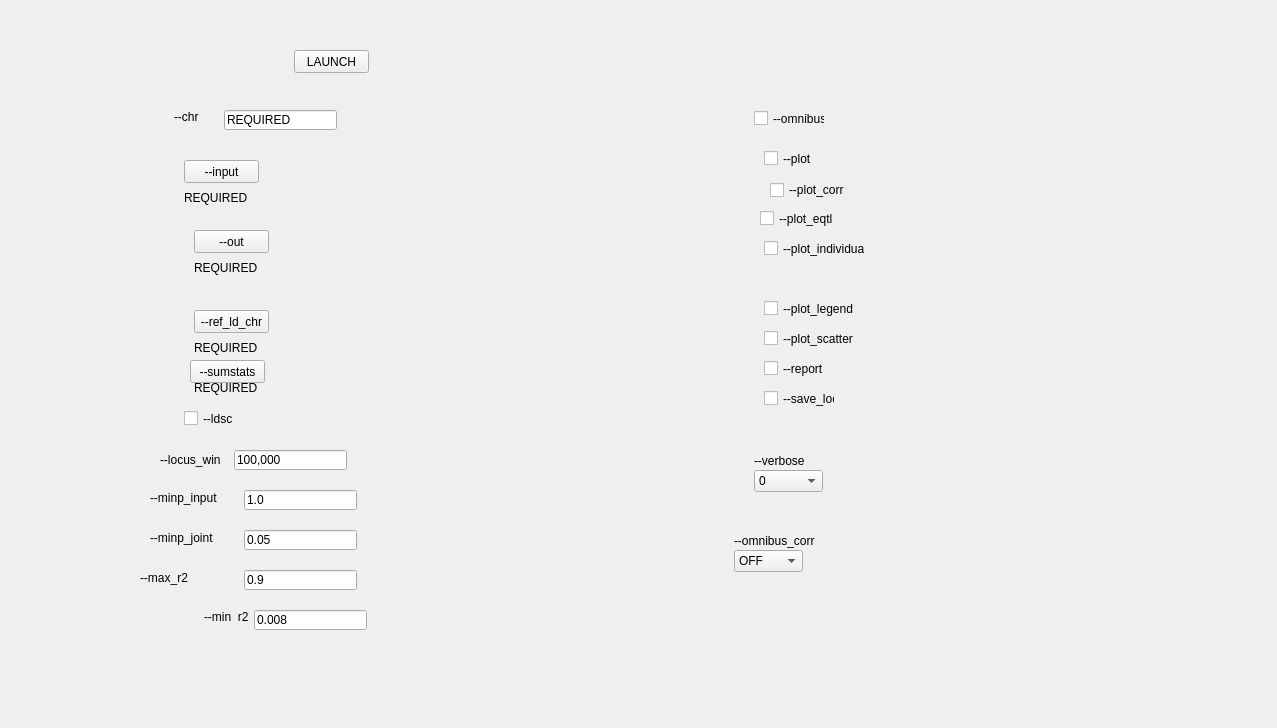
<?xml version="1.0" encoding="UTF-8"?>
<ui version="4.0">
 <class>Form</class>
 <widget class="QWidget" name="Form">
  <property name="geometry">
   <rect>
    <x>0</x>
    <y>0</y>
    <width>1277</width>
    <height>728</height>
   </rect>
  </property>
  <property name="windowTitle">
   <string>Form</string>
  </property>
  <widget class="QLabel" name="label_24">
   <property name="geometry">
    <rect>
     <x>174</x>
     <y>110</y>
     <width>47</width>
     <height>13</height>
    </rect>
   </property>
   <property name="text">
    <string>--chr</string>
   </property>
  </widget>
  <widget class="QLabel" name="FPPREFLDCHRLABEL">
   <property name="geometry">
    <rect>
     <x>194</x>
     <y>340</y>
     <width>181</width>
     <height>16</height>
    </rect>
   </property>
   <property name="text">
    <string>REQUIRED</string>
   </property>
  </widget>
  <widget class="QCheckBox" name="FPPPLOTCORR">
   <property name="geometry">
    <rect>
     <x>770</x>
     <y>180</y>
     <width>121</width>
     <height>20</height>
    </rect>
   </property>
   <property name="text">
    <string>--plot_corr	</string>
   </property>
  </widget>
  <widget class="QLabel" name="label_23">
   <property name="geometry">
    <rect>
     <x>754</x>
     <y>450</y>
     <width>81</width>
     <height>21</height>
    </rect>
   </property>
   <property name="text">
    <string>--verbose	</string>
   </property>
  </widget>
  <widget class="QCheckBox" name="FPPPLOTSCATTER">
   <property name="geometry">
    <rect>
     <x>764</x>
     <y>330</y>
     <width>91</width>
     <height>17</height>
    </rect>
   </property>
   <property name="text">
    <string>--plot_scatter	</string>
   </property>
  </widget>
  <widget class="QLineEdit" name="FPPCHR">
   <property name="geometry">
    <rect>
     <x>224</x>
     <y>110</y>
     <width>113</width>
     <height>20</height>
    </rect>
   </property>
   <property name="text">
    <string>REQUIRED</string>
   </property>
  </widget>
  <widget class="QLabel" name="FPPOUTLABEL">
   <property name="geometry">
    <rect>
     <x>194</x>
     <y>260</y>
     <width>181</width>
     <height>16</height>
    </rect>
   </property>
   <property name="text">
    <string>REQUIRED</string>
   </property>
  </widget>
  <widget class="QLabel" name="label_56">
   <property name="geometry">
    <rect>
     <x>734</x>
     <y>530</y>
     <width>91</width>
     <height>21</height>
    </rect>
   </property>
   <property name="text">
    <string>--omnibus_corr</string>
   </property>
  </widget>
  <widget class="QPushButton" name="FPPLAUNCH">
   <property name="geometry">
    <rect>
     <x>294</x>
     <y>50</y>
     <width>75</width>
     <height>23</height>
    </rect>
   </property>
   <property name="text">
    <string>LAUNCH</string>
   </property>
  </widget>
  <widget class="QComboBox" name="FPPVERBOSE">
   <property name="geometry">
    <rect>
     <x>754</x>
     <y>470</y>
     <width>69</width>
     <height>22</height>
    </rect>
   </property>
   <item>
    <property name="text">
     <string>0</string>
    </property>
   </item>
   <item>
    <property name="text">
     <string>1</string>
    </property>
   </item>
   <item>
    <property name="text">
     <string>2</string>
    </property>
   </item>
  </widget>
  <widget class="QCheckBox" name="FPPPLOT">
   <property name="geometry">
    <rect>
     <x>764</x>
     <y>150</y>
     <width>71</width>
     <height>17</height>
    </rect>
   </property>
   <property name="text">
    <string>--plot</string>
   </property>
  </widget>
  <widget class="QLabel" name="label_51">
   <property name="geometry">
    <rect>
     <x>160</x>
     <y>450</y>
     <width>71</width>
     <height>20</height>
    </rect>
   </property>
   <property name="text">
    <string>--locus_win</string>
   </property>
  </widget>
  <widget class="QLabel" name="FPPSUMSTATSLABEL">
   <property name="geometry">
    <rect>
     <x>194</x>
     <y>380</y>
     <width>181</width>
     <height>16</height>
    </rect>
   </property>
   <property name="text">
    <string>REQUIRED</string>
   </property>
  </widget>
  <widget class="QLabel" name="label_52">
   <property name="geometry">
    <rect>
     <x>150</x>
     <y>490</y>
     <width>91</width>
     <height>16</height>
    </rect>
   </property>
   <property name="text">
    <string>--minp_input</string>
   </property>
  </widget>
  <widget class="QLineEdit" name="FPPMINPINPUT">
   <property name="geometry">
    <rect>
     <x>244</x>
     <y>490</y>
     <width>113</width>
     <height>20</height>
    </rect>
   </property>
   <property name="text">
    <string>1.0</string>
   </property>
  </widget>
  <widget class="QCheckBox" name="FPPPLOTINDIVIDUAL">
   <property name="geometry">
    <rect>
     <x>764</x>
     <y>240</y>
     <width>101</width>
     <height>17</height>
    </rect>
   </property>
   <property name="text">
    <string>--plot_individual	</string>
   </property>
  </widget>
  <widget class="QCheckBox" name="FPPPLOTLEGEND">
   <property name="geometry">
    <rect>
     <x>764</x>
     <y>300</y>
     <width>131</width>
     <height>17</height>
    </rect>
   </property>
   <property name="text">
    <string>--plot_legend	</string>
   </property>
  </widget>
  <widget class="QPushButton" name="FPPSUMSTATS">
   <property name="geometry">
    <rect>
     <x>190</x>
     <y>360</y>
     <width>75</width>
     <height>23</height>
    </rect>
   </property>
   <property name="text">
    <string>--sumstats</string>
   </property>
  </widget>
  <widget class="QComboBox" name="FPPOMNIBUSCORR">
   <property name="geometry">
    <rect>
     <x>734</x>
     <y>550</y>
     <width>69</width>
     <height>22</height>
    </rect>
   </property>
   <item>
    <property name="text">
     <string>OFF</string>
    </property>
   </item>
   <item>
    <property name="text">
     <string>best</string>
    </property>
   </item>
   <item>
    <property name="text">
     <string>blup</string>
    </property>
   </item>
   <item>
    <property name="text">
     <string>bslmm</string>
    </property>
   </item>
   <item>
    <property name="text">
     <string>enet</string>
    </property>
   </item>
   <item>
    <property name="text">
     <string>lasso</string>
    </property>
   </item>
   <item>
    <property name="text">
     <string>top1</string>
    </property>
   </item>
  </widget>
  <widget class="QLabel" name="FPPINPUTLABEL">
   <property name="geometry">
    <rect>
     <x>184</x>
     <y>190</y>
     <width>181</width>
     <height>16</height>
    </rect>
   </property>
   <property name="text">
    <string>REQUIRED</string>
   </property>
  </widget>
  <widget class="QLineEdit" name="FPPLOCUSWIN">
   <property name="geometry">
    <rect>
     <x>234</x>
     <y>450</y>
     <width>113</width>
     <height>20</height>
    </rect>
   </property>
   <property name="text">
    <string>100,000</string>
   </property>
  </widget>
  <widget class="QCheckBox" name="FPPPLOTEQTL">
   <property name="geometry">
    <rect>
     <x>760</x>
     <y>210</y>
     <width>111</width>
     <height>17</height>
    </rect>
   </property>
   <property name="text">
    <string>--plot_eqtl	</string>
   </property>
  </widget>
  <widget class="QPushButton" name="FPPOUT">
   <property name="geometry">
    <rect>
     <x>194</x>
     <y>230</y>
     <width>75</width>
     <height>23</height>
    </rect>
   </property>
   <property name="text">
    <string>--out</string>
   </property>
  </widget>
  <widget class="QLineEdit" name="FPPMINPJOINT">
   <property name="geometry">
    <rect>
     <x>244</x>
     <y>530</y>
     <width>113</width>
     <height>20</height>
    </rect>
   </property>
   <property name="text">
    <string>0.05</string>
   </property>
  </widget>
  <widget class="QLineEdit" name="FPPMAXR2">
   <property name="geometry">
    <rect>
     <x>244</x>
     <y>570</y>
     <width>113</width>
     <height>20</height>
    </rect>
   </property>
   <property name="text">
    <string>0.9</string>
   </property>
  </widget>
  <widget class="QLabel" name="label_54">
   <property name="geometry">
    <rect>
     <x>140</x>
     <y>570</y>
     <width>101</width>
     <height>16</height>
    </rect>
   </property>
   <property name="text">
    <string>--max_r2</string>
   </property>
  </widget>
  <widget class="QCheckBox" name="FPPLDSC">
   <property name="geometry">
    <rect>
     <x>184</x>
     <y>410</y>
     <width>71</width>
     <height>17</height>
    </rect>
   </property>
   <property name="text">
    <string>--ldsc</string>
   </property>
  </widget>
  <widget class="QCheckBox" name="FPPOMNIBUS">
   <property name="geometry">
    <rect>
     <x>754</x>
     <y>110</y>
     <width>71</width>
     <height>17</height>
    </rect>
   </property>
   <property name="text">
    <string>--omnibus</string>
   </property>
  </widget>
  <widget class="QCheckBox" name="FPPREPORT">
   <property name="geometry">
    <rect>
     <x>764</x>
     <y>360</y>
     <width>91</width>
     <height>17</height>
    </rect>
   </property>
   <property name="text">
    <string>--report	</string>
   </property>
  </widget>
  <widget class="QLabel" name="label_55">
   <property name="geometry">
    <rect>
     <x>204</x>
     <y>610</y>
     <width>47</width>
     <height>13</height>
    </rect>
   </property>
   <property name="text">
    <string>--min_r2</string>
   </property>
  </widget>
  <widget class="QPushButton" name="FPPREFLDCHR">
   <property name="geometry">
    <rect>
     <x>194</x>
     <y>310</y>
     <width>75</width>
     <height>23</height>
    </rect>
   </property>
   <property name="text">
    <string>--ref_ld_chr</string>
   </property>
  </widget>
  <widget class="QCheckBox" name="FPPSAVELOCI">
   <property name="geometry">
    <rect>
     <x>764</x>
     <y>390</y>
     <width>71</width>
     <height>17</height>
    </rect>
   </property>
   <property name="text">
    <string>--save_loci	</string>
   </property>
  </widget>
  <widget class="QPushButton" name="FPPINPUT">
   <property name="geometry">
    <rect>
     <x>184</x>
     <y>160</y>
     <width>75</width>
     <height>23</height>
    </rect>
   </property>
   <property name="text">
    <string>--input</string>
   </property>
  </widget>
  <widget class="QLineEdit" name="FPPMINR2">
   <property name="geometry">
    <rect>
     <x>254</x>
     <y>610</y>
     <width>113</width>
     <height>20</height>
    </rect>
   </property>
   <property name="text">
    <string>0.008</string>
   </property>
  </widget>
  <widget class="QLabel" name="label_53">
   <property name="geometry">
    <rect>
     <x>150</x>
     <y>530</y>
     <width>91</width>
     <height>16</height>
    </rect>
   </property>
   <property name="text">
    <string>--minp_joint</string>
   </property>
  </widget>
 </widget>
 <resources/>
 <connections/>
</ui>
